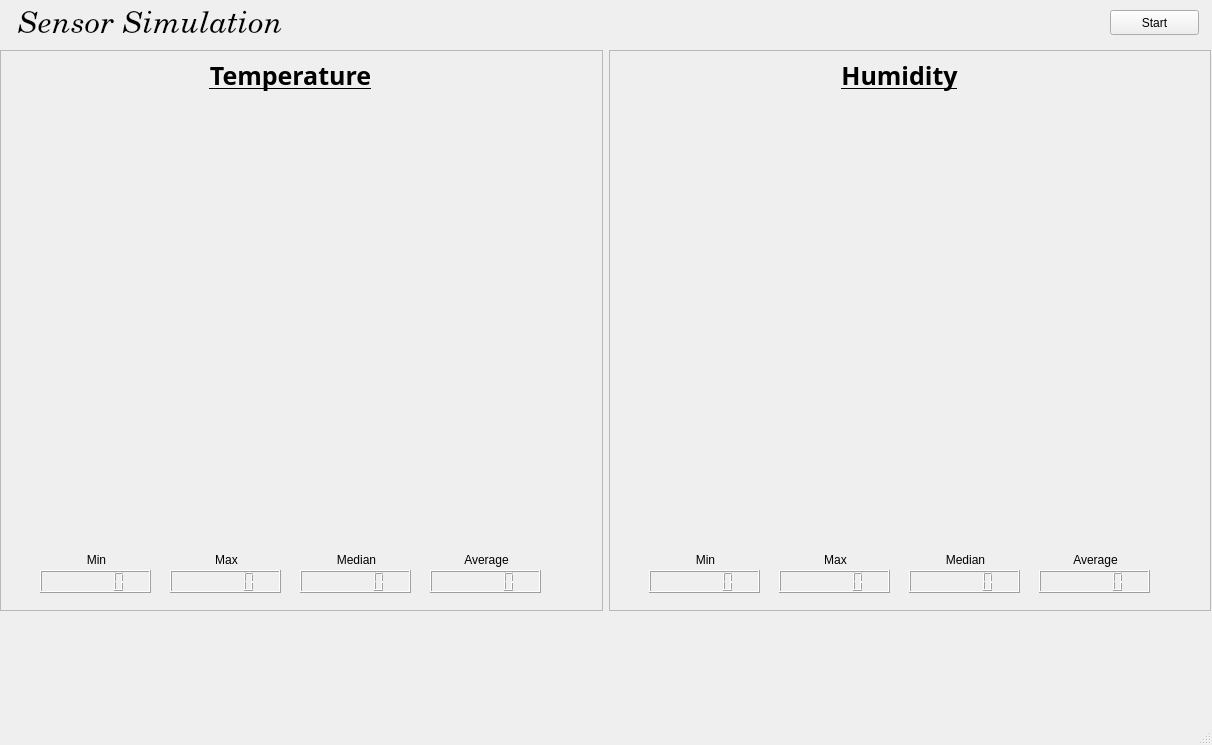
<?xml version="1.0" encoding="UTF-8"?>
<ui version="4.0">
 <class>SimpleSimulation</class>
 <widget class="QMainWindow" name="SimpleSimulation">
  <property name="geometry">
   <rect>
    <x>0</x>
    <y>0</y>
    <width>1212</width>
    <height>745</height>
   </rect>
  </property>
  <property name="windowTitle">
   <string>SimpleSimulation</string>
  </property>
  <widget class="QWidget" name="centralwidget">
   <widget class="QPushButton" name="pushButton">
    <property name="geometry">
     <rect>
      <x>1110</x>
      <y>10</y>
      <width>89</width>
      <height>25</height>
     </rect>
    </property>
    <property name="text">
     <string>Start</string>
    </property>
   </widget>
   <widget class="QLabel" name="label_9">
    <property name="geometry">
     <rect>
      <x>10</x>
      <y>10</y>
      <width>281</width>
      <height>31</height>
     </rect>
    </property>
    <property name="font">
     <font>
      <family>C059</family>
      <pointsize>23</pointsize>
      <weight>50</weight>
      <italic>true</italic>
      <bold>false</bold>
     </font>
    </property>
    <property name="text">
     <string>Sensor Simulation</string>
    </property>
    <property name="alignment">
     <set>Qt::AlignCenter</set>
    </property>
   </widget>
   <widget class="QWidget" name="horizontalLayoutWidget">
    <property name="geometry">
     <rect>
      <x>0</x>
      <y>50</y>
      <width>1211</width>
      <height>561</height>
     </rect>
    </property>
    <layout class="QHBoxLayout" name="horizontalLayout_4">
     <item>
      <widget class="QFrame" name="frame">
       <property name="sizePolicy">
        <sizepolicy hsizetype="Preferred" vsizetype="MinimumExpanding">
         <horstretch>0</horstretch>
         <verstretch>0</verstretch>
        </sizepolicy>
       </property>
       <property name="frameShape">
        <enum>QFrame::StyledPanel</enum>
       </property>
       <property name="frameShadow">
        <enum>QFrame::Raised</enum>
       </property>
       <widget class="QLCDNumber" name="TemperatureMin">
        <property name="geometry">
         <rect>
          <x>40</x>
          <y>520</y>
          <width>111</width>
          <height>23</height>
         </rect>
        </property>
        <property name="font">
         <font>
          <weight>75</weight>
          <bold>true</bold>
         </font>
        </property>
        <property name="smallDecimalPoint">
         <bool>true</bool>
        </property>
       </widget>
       <widget class="QLabel" name="label">
        <property name="geometry">
         <rect>
          <x>46</x>
          <y>500</y>
          <width>101</width>
          <height>20</height>
         </rect>
        </property>
        <property name="text">
         <string>Min</string>
        </property>
        <property name="alignment">
         <set>Qt::AlignCenter</set>
        </property>
       </widget>
       <widget class="QLabel" name="label_2">
        <property name="geometry">
         <rect>
          <x>176</x>
          <y>500</y>
          <width>101</width>
          <height>20</height>
         </rect>
        </property>
        <property name="text">
         <string>Max</string>
        </property>
        <property name="alignment">
         <set>Qt::AlignCenter</set>
        </property>
       </widget>
       <widget class="QLabel" name="label_3">
        <property name="geometry">
         <rect>
          <x>306</x>
          <y>500</y>
          <width>101</width>
          <height>20</height>
         </rect>
        </property>
        <property name="text">
         <string>Median</string>
        </property>
        <property name="alignment">
         <set>Qt::AlignCenter</set>
        </property>
       </widget>
       <widget class="QLabel" name="label_4">
        <property name="geometry">
         <rect>
          <x>436</x>
          <y>500</y>
          <width>101</width>
          <height>20</height>
         </rect>
        </property>
        <property name="text">
         <string>Average</string>
        </property>
        <property name="alignment">
         <set>Qt::AlignCenter</set>
        </property>
       </widget>
       <widget class="QLCDNumber" name="TemperatureMax">
        <property name="geometry">
         <rect>
          <x>170</x>
          <y>520</y>
          <width>111</width>
          <height>23</height>
         </rect>
        </property>
        <property name="font">
         <font>
          <weight>75</weight>
          <bold>true</bold>
         </font>
        </property>
        <property name="smallDecimalPoint">
         <bool>true</bool>
        </property>
       </widget>
       <widget class="QLCDNumber" name="TemperatureMedian">
        <property name="geometry">
         <rect>
          <x>300</x>
          <y>520</y>
          <width>111</width>
          <height>23</height>
         </rect>
        </property>
        <property name="font">
         <font>
          <weight>75</weight>
          <bold>true</bold>
         </font>
        </property>
        <property name="smallDecimalPoint">
         <bool>true</bool>
        </property>
       </widget>
       <widget class="QLCDNumber" name="TemperatureAverage">
        <property name="geometry">
         <rect>
          <x>430</x>
          <y>520</y>
          <width>111</width>
          <height>23</height>
         </rect>
        </property>
        <property name="font">
         <font>
          <weight>75</weight>
          <bold>true</bold>
         </font>
        </property>
        <property name="smallDecimalPoint">
         <bool>true</bool>
        </property>
       </widget>
       <widget class="QCustomPlot" name="TemperaturePlot" native="true">
        <property name="geometry">
         <rect>
          <x>10</x>
          <y>50</y>
          <width>571</width>
          <height>441</height>
         </rect>
        </property>
       </widget>
       <widget class="QLabel" name="label_10">
        <property name="geometry">
         <rect>
          <x>170</x>
          <y>10</y>
          <width>241</width>
          <height>31</height>
         </rect>
        </property>
        <property name="font">
         <font>
          <family>Sans Serif</family>
          <pointsize>19</pointsize>
          <weight>75</weight>
          <bold>true</bold>
          <underline>true</underline>
         </font>
        </property>
        <property name="text">
         <string>Temperature</string>
        </property>
        <property name="alignment">
         <set>Qt::AlignCenter</set>
        </property>
       </widget>
      </widget>
     </item>
     <item>
      <widget class="QFrame" name="frame_2">
       <property name="sizePolicy">
        <sizepolicy hsizetype="Preferred" vsizetype="MinimumExpanding">
         <horstretch>0</horstretch>
         <verstretch>0</verstretch>
        </sizepolicy>
       </property>
       <property name="frameShape">
        <enum>QFrame::StyledPanel</enum>
       </property>
       <property name="frameShadow">
        <enum>QFrame::Raised</enum>
       </property>
       <widget class="QLabel" name="label_5">
        <property name="geometry">
         <rect>
          <x>176</x>
          <y>500</y>
          <width>101</width>
          <height>20</height>
         </rect>
        </property>
        <property name="text">
         <string>Max</string>
        </property>
        <property name="alignment">
         <set>Qt::AlignCenter</set>
        </property>
       </widget>
       <widget class="QLCDNumber" name="HumidityMin">
        <property name="geometry">
         <rect>
          <x>40</x>
          <y>520</y>
          <width>111</width>
          <height>23</height>
         </rect>
        </property>
        <property name="font">
         <font>
          <weight>75</weight>
          <bold>true</bold>
         </font>
        </property>
        <property name="smallDecimalPoint">
         <bool>true</bool>
        </property>
       </widget>
       <widget class="QLabel" name="label_6">
        <property name="geometry">
         <rect>
          <x>436</x>
          <y>500</y>
          <width>101</width>
          <height>20</height>
         </rect>
        </property>
        <property name="text">
         <string>Average</string>
        </property>
        <property name="alignment">
         <set>Qt::AlignCenter</set>
        </property>
       </widget>
       <widget class="QLabel" name="label_7">
        <property name="geometry">
         <rect>
          <x>46</x>
          <y>500</y>
          <width>101</width>
          <height>20</height>
         </rect>
        </property>
        <property name="text">
         <string>Min</string>
        </property>
        <property name="alignment">
         <set>Qt::AlignCenter</set>
        </property>
       </widget>
       <widget class="QLCDNumber" name="HumidityAverage">
        <property name="geometry">
         <rect>
          <x>430</x>
          <y>520</y>
          <width>111</width>
          <height>23</height>
         </rect>
        </property>
        <property name="font">
         <font>
          <weight>75</weight>
          <bold>true</bold>
         </font>
        </property>
        <property name="smallDecimalPoint">
         <bool>true</bool>
        </property>
       </widget>
       <widget class="QLCDNumber" name="HumidityMedian">
        <property name="geometry">
         <rect>
          <x>300</x>
          <y>520</y>
          <width>111</width>
          <height>23</height>
         </rect>
        </property>
        <property name="font">
         <font>
          <weight>75</weight>
          <bold>true</bold>
         </font>
        </property>
        <property name="smallDecimalPoint">
         <bool>true</bool>
        </property>
       </widget>
       <widget class="QLCDNumber" name="HumidityMax">
        <property name="geometry">
         <rect>
          <x>170</x>
          <y>520</y>
          <width>111</width>
          <height>23</height>
         </rect>
        </property>
        <property name="font">
         <font>
          <weight>75</weight>
          <bold>true</bold>
         </font>
        </property>
        <property name="smallDecimalPoint">
         <bool>true</bool>
        </property>
       </widget>
       <widget class="QLabel" name="label_8">
        <property name="geometry">
         <rect>
          <x>306</x>
          <y>500</y>
          <width>101</width>
          <height>20</height>
         </rect>
        </property>
        <property name="text">
         <string>Median</string>
        </property>
        <property name="alignment">
         <set>Qt::AlignCenter</set>
        </property>
       </widget>
       <widget class="QCustomPlot" name="HumidityPlot" native="true">
        <property name="geometry">
         <rect>
          <x>10</x>
          <y>50</y>
          <width>571</width>
          <height>441</height>
         </rect>
        </property>
       </widget>
       <widget class="QLabel" name="label_11">
        <property name="geometry">
         <rect>
          <x>170</x>
          <y>10</y>
          <width>241</width>
          <height>31</height>
         </rect>
        </property>
        <property name="font">
         <font>
          <family>Sans Serif</family>
          <pointsize>19</pointsize>
          <weight>75</weight>
          <bold>true</bold>
          <underline>true</underline>
         </font>
        </property>
        <property name="text">
         <string>Humidity</string>
        </property>
        <property name="alignment">
         <set>Qt::AlignCenter</set>
        </property>
       </widget>
      </widget>
     </item>
    </layout>
   </widget>
  </widget>
  <widget class="QMenuBar" name="menubar">
   <property name="geometry">
    <rect>
     <x>0</x>
     <y>0</y>
     <width>1212</width>
     <height>22</height>
    </rect>
   </property>
  </widget>
  <widget class="QStatusBar" name="statusbar"/>
 </widget>
 <customwidgets>
  <customwidget>
   <class>QCustomPlot</class>
   <extends>QWidget</extends>
   <header>qcustomplot.h</header>
   <container>1</container>
  </customwidget>
 </customwidgets>
 <resources/>
 <connections/>
</ui>
